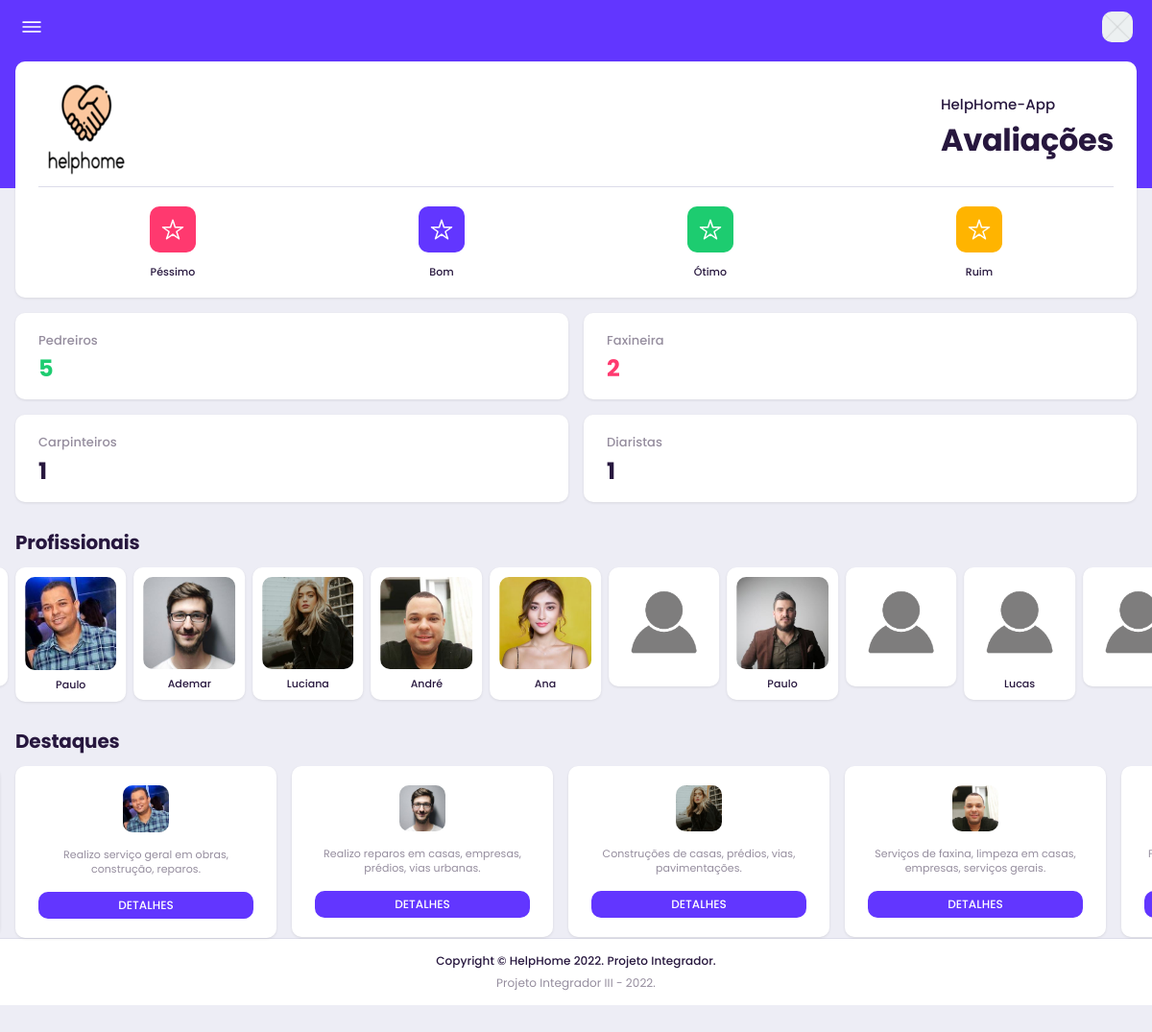
The app's page /pwa with its own data.
### core/models.py (models this page shows, shortened)
class Profile(models.Model):
    STATES = (('AC', 'Acre'), ('AL', 'Alagoas'), ('AP', 'Amapá'), ('AM', 'Amazonas'), ('BA', 'Bahia'),
              ('CE', 'Ceará'), ('ES', 'Espírito Santo'), ('GO', 'Goiás'), ('MA', 'Maranhão'),
              ('MT', 'Mato Grosso'), ('MS', 'Mato Grosso do Sul'), ('MG', 'Minas Gerais'),
              ('PA', 'Pará'), ('PB', 'Paraíba'), ('PR', 'Paraná'), ('PE', 'Pernambuco'), ('PI', 'Piauí'),
              ('RJ', 'Rio de Janeiro'), ('RN', 'Rio Grande do Norte'), ('RS', 'Rio Grande do Sul'),
              ('RO', 'Rondônia'), ('RR', 'Roraima'), ('SC', 'Santa Catarina'), ('SP', 'São Paulo'),
              ('SE', 'Sergipe'), ('TO', 'Tocantins'), ('DF', 'Distrito Federal'),
              )
    GENDER = (
        ('M', 'Masculino'),
        ('F', 'Feminino'),
        ('O', 'Outro'),
    )
    user = models.OneToOneField(User, on_delete=models.CASCADE, verbose_name='Usuário', related_name='profile')
    picture = models.ImageField(verbose_name='Foto', null=True, blank=True, default='profile_pics/default.png',
                                upload_to='profile_pics')
    birth_date = models.DateField(verbose_name='Data de nascimento', blank=True, null=True)
    gender = models.CharField(max_length=1, choices=GENDER, verbose_name='Gênero', blank=True, null=True)
    services = models.ManyToManyField(Service, verbose_name='Serviço', blank=True, related_name='profile')
    profile_description = models.TextField(max_length=500, verbose_name='Descrição', blank=True, null=True)
    social_number = models.CharField(max_length=11, verbose_name='CPF', unique=True, blank=True, null=True)
    phone_number = models.CharField(max_length=11, verbose_name='Telephone', blank=True, null=True)
    zip_code = models.CharField(max_length=8, verbose_name='CEP', blank=True, null=True)
    street = models.CharField(max_length=100, verbose_name='logradouro', blank=True, null=True)
    number = models.CharField(max_length=8, verbose_name='Número', blank=True, null=True)
    complement = models.CharField(max_length=100, verbose_name='Complemento', blank=True, null=True)
    district = models.CharField(max_length=100, verbose_name='Bairro', blank=True, null=True)
    city = models.CharField(max_length=50, verbose_name='Cidade', blank=True, null=False)
    state = models.CharField(max_length=2, choices=STATES, verbose_name='Estado', blank=True, null=True)
    created = models.DateTimeField(auto_now_add=True, verbose_name='Criado em')
    modified = models.DateTimeField(auto_now=True, verbose_name='Modificado em')
    class Meta:
        verbose_name = 'Perfil'
        verbose_name_plural = 'Perfis'
        ordering = ['created']

### core/views.py (the view)
# urls.py: path('', include('pwa.urls')),
def pwa(request):
        usuario = Profile.objects.all()
        servicos = Review.objects.all()
        template = loader.get_template('core/pwa.html')
        context = {
        'usuario': usuario,
        'servicos':servicos,
        }
        return new_func(request, template, context)

### core/views.py (called while the page is built)
def new_func(request, template, context):
    return HttpResponse(template.render(context, request))

### templates/core/pwa.html (shortened to what this page needs)
{% extends "core/base_pwa.html" %}
{% load account socialaccount %}
{% load static %}
{% block content %}
<div id="appCapsule">
    <div class="section wallet-card-section pt-1">
        <div class="wallet-card">
            <div class="balance">
                <div class="left">
                    <img src="{% static 'images/icon-pwa.png' %}" alt="image">
                </div>
                <div class="right">
                    <span class="title">HelpHome-App</span>
                    <h1 class="total">Avaliações</h1>
                </div>
            </div>
            <div class="wallet-footer">
                <div class="item">
                        <div class="icon-wrapper bg-danger">
                            <ion-icon name="star-outline"></ion-icon>
                        </div>
                        <strong>Péssimo</strong>
                </div>
                <div class="item">
                        <div class="icon-wrapper">
                            <ion-icon name="star-outline"></ion-icon>
                        </div>
                        <strong>Bom</strong>
                </div>
                <div class="item">
                        <div class="icon-wrapper bg-success">
                            <ion-icon name="star-outline"></ion-icon>
                        </div>
                        <strong>Ótimo</strong>
                </div>
                <div class="item">
                        <div class="icon-wrapper bg-warning">
                            <ion-icon name="star-outline"></ion-icon>
                        </div>
                        <strong>Ruim</strong>
                </div>
            </div>
        </div>
    </div>
    <div class="section">
        <div class="row mt-2">
            <div class="col-6">
                <div class="stat-box">
                    <div class="title">Pedreiros</div>
                    <div class="value text-success">5</div>
                </div>
            </div>
            <div class="col-6">
                <div class="stat-box">
                    <div class="title">Faxineira</div>
                    <div class="value text-danger">2</div>
                </div>
            </div>
        </div>
        <div class="row mt-2">
            <div class="col-6">
                <div class="stat-box">
                    <div class="title">Carpinteiros</div>
                    <div class="value">1</div>
                </div>
            </div>
            <div class="col-6">
                <div class="stat-box">
                    <div class="title">Diaristas</div>
                    <div class="value">1</div>
                </div>
            </div>
        </div>
    </div>
    <div class="section full mt-4">
        <div class="section-heading padding">
            <h2 class="title">Profissionais</h2>
        </div>
        <div class="carousel-small splide">
            <div class="splide__track">
                <ul class="splide__list">
                    {% for usuario in usuario %}
                    <li class="splide__slide">
                        <a href="{% url 'profile_detail_pwa' pk=usuario.pk %}">
                            <div class="user-card">
                                <img src="{{ usuario.picture.url }}" alt="img" class="imaged w-100">
                                <strong>{{usuario.user.first_name}}</strong>
                            </div>
                        </a>
                    </li>
                    {% endfor %}
                </ul>
            </div>
        </div>
    </div>
    <div class="section full mt-4">
        <div class="section-heading padding">
            <h2 class="title">Destaques</h2>
                       </div>
        <div class="carousel-multiple splide">
            <div class="splide__track">
                <ul class="splide__list">
                    {% for usuario in usuario %}
                    <li class="splide__slide">
                        <div class="bill-box">
                            <div class="img-wrapper">
                                <img src="{{ usuario.picture.url }}" alt="img" class="image-block imaged w48">
                            </div>
                            <p>{{ usuario.profile_description}}</p>
                            <a href="{% url 'profile_detail_pwa' pk=usuario.pk %}" class="btn btn-primary btn-block btn-sm">DETALHES</a>
                        </div>
                    </li>
{% endfor %}
                </ul>
            </div>
        </div>
    </div>
    <div class="appFooter">
        <div class="footer-title">
            Copyright © HelpHome 2022. Projeto Integrador.
        </div>
        Projeto Integrador III - 2022.
    </div>
</div>
{% endblock content%}

### templates/core/base_pwa.html (shortened to what this page needs)
{% load static %}
{% load pwa%}
<!DOCTYPE html>
<html lang="pt-br">
<head>
       <link rel="stylesheet" href="{% static 'assets/css/style.css' %}">
 </head>
<body>
    <div class="appHeader bg-primary text-light">
        <div class="left">
            <a href="#" class="headerButton" data-bs-toggle="modal" data-bs-target="#sidebarPanel">
                <ion-icon name="menu-outline"></ion-icon>
            </a>
        </div>
        <div class="right">
            <a href="{% url 'profile_pwa'%}" class="headerButton">
                {% if user.is_authenticated %}
                <img src="{{ user.profile.picture.url}}" alt="image" class="imaged w32">
                <span class="badge badge-danger">6</span>
                {%else%}
                <img src="{% static 'assets/img/sample/avatar/avatar1.jpg' %}" alt="image" class="imaged w32">
                {% endif %}
            </a>
        </div>
    </div>
    {% block content %} {% endblock %}
</body>
</html>

### records on screen
Profile: picture (picture), user.first_name "Paulo", profile_description "Realizo serviço geral em obras, construção, reparos."
Profile: picture (picture), user.first_name "Ademar", profile_description "Realizo reparos em casas, empresas, prédios, vias urbanas."
Profile: picture (picture), user.first_name "Luciana", profile_description "Construções de casas, prédios, vias, pavimentações."
Profile: picture (picture), user.first_name "André", profile_description "Serviços de faxina, limpeza em casas, empresas, serviços gerais."
Profile: picture (picture), user.first_name "Ana"
Profile: picture (placeholder picture)
Profile: picture (picture), user.first_name "Paulo"
Profile: picture (placeholder picture)
Profile: picture (placeholder picture), user.first_name "Lucas"
Profile: picture (placeholder picture)
